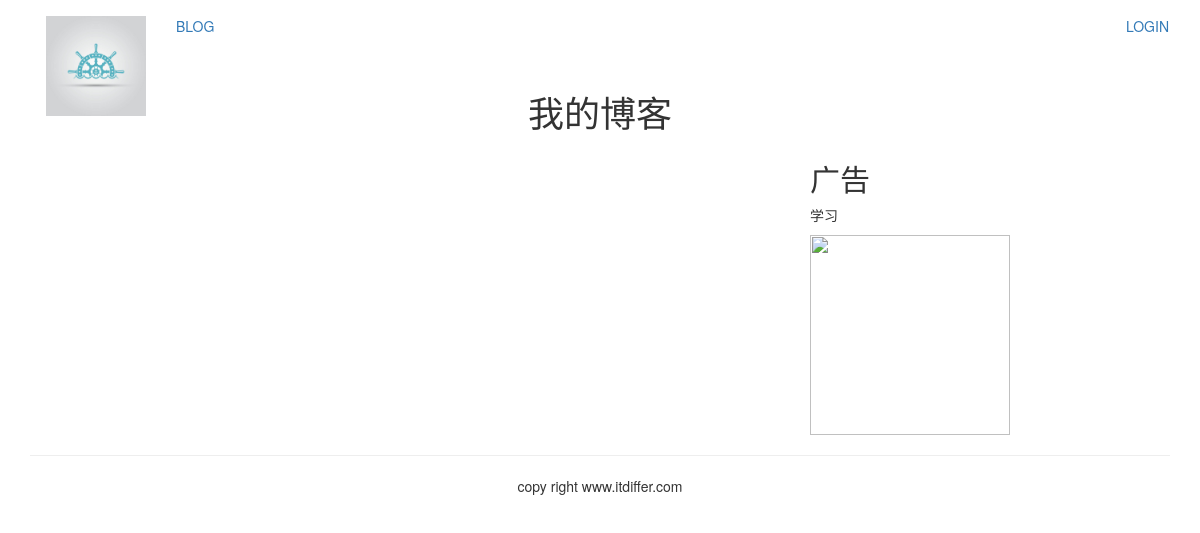
The page /blog/ on the database as committed earlier.
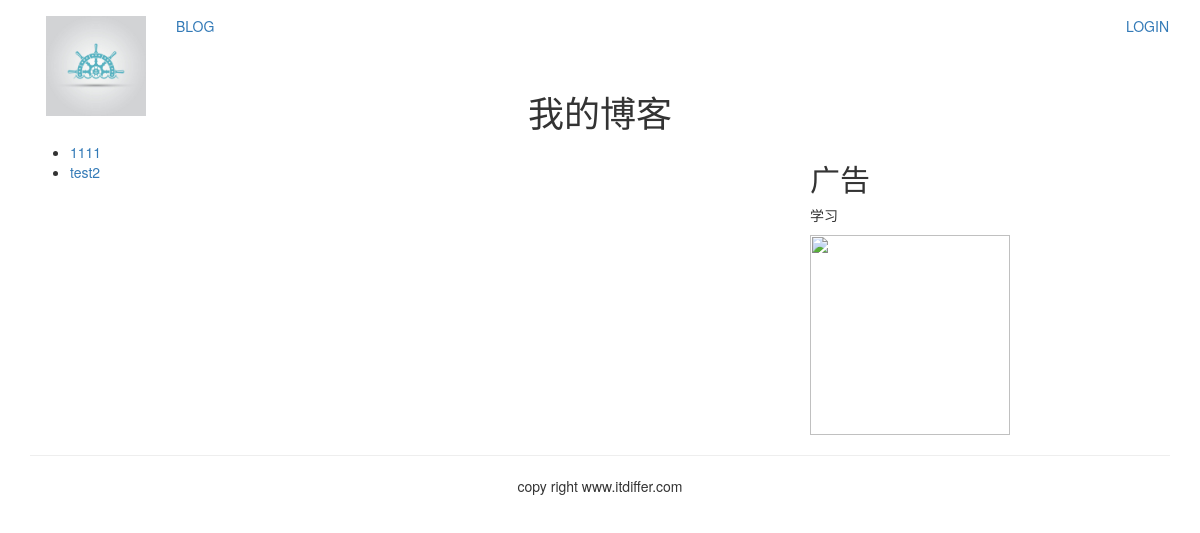
The same page on the database as committed later.
### blog/models.py (models this page shows, shortened)
class BlogArticles(models.Model):
    title = models.CharField(max_length=200)
    author = models.ForeignKey(User,related_name='blog_posts')
    body = models.TextField()
    publish = models.DateTimeField(default=timezone.now)
    class Meta:
        ordering = ("-publish",)

### blog/views.py (the view)
def blog_title(request):
    blogs = BlogArticles.objects.all()
    return render(request,"blog/titles.html", {"blogs":blogs})

### templates/blog/titles.html (shortened to what this page needs)
{% extends "base.html" %}
{% block content %}
<div class="row text-center vertical-middle-sm">
    <h1>我的博客</h1>
</div>
<div class="row">
    <div class="col-xs-12 col-md-8">
        <ul>
            {% for blog in blogs %}
            <li><a href="{{ blog.id }}">{{ blog.title }}</a></li>
            {% endfor %}
        </ul>
    </div>
    <div class="col-xs-6 col-md-4">
        <h2>广告</h2>
        <p>学习</p>
        <img src="https://mrwallpaper.com/wp-content/uploads/Spice-And-Wolf-Holo-Anime-970x606.jpg" width="200px">
    </div>
</div>
{% endblock %}

### templates/base.html (shortened to what this page needs)
{% load staticfiles %}
<html lang="zh-cn">
<head>
    <link rel="stylesheet" href="http://necolas.github.io/normalize.css/">
    <link rel="stylesheet" href="http://libs.baidu.com/bootstrap/3.0.3/css/bootstrap.min.css">
</head>
<body>
    {% include "header.html" %}
    <div class="container">
        {% block content %}{% endblock %}
    </div>
    {% include 'footer.html' %}
</body>
</html>

### templates/header.html
{% load staticfiles%}
<div class="container">
    <nav class="navbar navbar-defualt" role="navigation">
        <div class="navbar-headbar">
            <a href="http://www.itdiffer.com" class="navbar-brand">
                <img src="{% static '/images/logo.png' %}" width="100px">
            </a>
        </div>
        <div>
            <ul class="nav navbar-nav" role="navigation">
                <li><a href="{% url 'blog:blog_title' %}">BLOG</a></li>
            </ul>
            <ul class="nav navbar-nav navbar-right">
                {% if user.is_authenticated %}
                <li><a href="#"> {{ user.name }}</a></li>
                <li><a href="{% url 'account:user_logout' %}">Logout</a></li>
                {% else %}
                <li><a href="{% url 'account:user_login' %}">LOGIN</a></li>
                {% endif %}
            </ul>
        </div>
    </nav>
</div>

### templates/footer.html
<div class="container">
    <hr>
    <p class="text-center"> copy right www.itdiffer.com</p>
</div>

Rows that differ between the two databases and show on the page:
added BlogArticles: title "1111"
added BlogArticles: title "test2"
